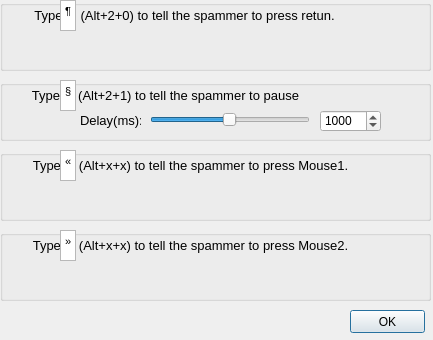
<?xml version="1.0" encoding="UTF-8"?>
<ui version="4.0">
 <class>Advanced</class>
 <widget class="QDialog" name="Advanced">
  <property name="geometry">
   <rect>
    <x>0</x>
    <y>0</y>
    <width>433</width>
    <height>340</height>
   </rect>
  </property>
  <property name="minimumSize">
   <size>
    <width>433</width>
    <height>340</height>
   </size>
  </property>
  <property name="maximumSize">
   <size>
    <width>433</width>
    <height>340</height>
   </size>
  </property>
  <property name="baseSize">
   <size>
    <width>433</width>
    <height>340</height>
   </size>
  </property>
  <property name="windowTitle">
   <string>Advanced</string>
  </property>
  <widget class="QPushButton" name="pushButton">
   <property name="geometry">
    <rect>
     <x>350</x>
     <y>310</y>
     <width>75</width>
     <height>23</height>
    </rect>
   </property>
   <property name="text">
    <string>OK</string>
   </property>
  </widget>
  <widget class="QLabel" name="label">
   <property name="geometry">
    <rect>
     <x>-100</x>
     <y>40</y>
     <width>531</width>
     <height>111</height>
    </rect>
   </property>
   <property name="text">
    <string>&lt;!DOCTYPE HTML PUBLIC &quot;-//W3C//DTD HTML 4.0//EN&quot; &quot;http://www.w3.org/TR/REC-html40/strict.dtd&quot;&gt;
&lt;html&gt;&lt;head&gt;&lt;meta name=&quot;qrichtext&quot; content=&quot;1&quot; /&gt;&lt;style type=&quot;text/css&quot;&gt;
p, li { white-space: pre-wrap; }
&lt;/style&gt;&lt;/head&gt;&lt;body style=&quot; font-family:'MS Shell Dlg 2'; font-size:8.25pt; font-weight:400; font-style:normal;&quot;&gt;
&lt;p align=&quot;center&quot; style=&quot; margin-top:0px; margin-bottom:0px; margin-left:0px; margin-right:0px; -qt-block-indent:0; text-indent:0px;&quot;&gt;&lt;span style=&quot; font-size:10pt;&quot;&gt;Type     (Alt+2+1) to tell the spammer to pause&lt;/span&gt;&lt;/p&gt;&lt;/body&gt;&lt;/html&gt;</string>
   </property>
  </widget>
  <widget class="QSlider" name="horizontalSlider">
   <property name="geometry">
    <rect>
     <x>150</x>
     <y>110</y>
     <width>160</width>
     <height>19</height>
    </rect>
   </property>
   <property name="minimum">
    <number>1</number>
   </property>
   <property name="maximum">
    <number>2000</number>
   </property>
   <property name="value">
    <number>1000</number>
   </property>
   <property name="orientation">
    <enum>Qt::Horizontal</enum>
   </property>
  </widget>
  <widget class="QLabel" name="label_2">
   <property name="geometry">
    <rect>
     <x>80</x>
     <y>110</y>
     <width>61</width>
     <height>21</height>
    </rect>
   </property>
   <property name="text">
    <string>&lt;!DOCTYPE HTML PUBLIC &quot;-//W3C//DTD HTML 4.0//EN&quot; &quot;http://www.w3.org/TR/REC-html40/strict.dtd&quot;&gt;
&lt;html&gt;&lt;head&gt;&lt;meta name=&quot;qrichtext&quot; content=&quot;1&quot; /&gt;&lt;style type=&quot;text/css&quot;&gt;
p, li { white-space: pre-wrap; }
&lt;/style&gt;&lt;/head&gt;&lt;body style=&quot; font-family:'MS Shell Dlg 2'; font-size:8.25pt; font-weight:400; font-style:normal;&quot;&gt;
&lt;p style=&quot; margin-top:0px; margin-bottom:0px; margin-left:0px; margin-right:0px; -qt-block-indent:0; text-indent:0px;&quot;&gt;&lt;span style=&quot; font-size:10pt;&quot;&gt;Delay(ms):&lt;/span&gt;&lt;/p&gt;&lt;/body&gt;&lt;/html&gt;</string>
   </property>
  </widget>
  <widget class="QSpinBox" name="spinBox">
   <property name="geometry">
    <rect>
     <x>320</x>
     <y>110</y>
     <width>61</width>
     <height>22</height>
    </rect>
   </property>
   <property name="minimum">
    <number>1</number>
   </property>
   <property name="maximum">
    <number>2000</number>
   </property>
   <property name="value">
    <number>1000</number>
   </property>
  </widget>
  <widget class="QLabel" name="label_3">
   <property name="geometry">
    <rect>
     <x>-81</x>
     <y>-40</y>
     <width>531</width>
     <height>111</height>
    </rect>
   </property>
   <property name="cursor">
    <cursorShape>ArrowCursor</cursorShape>
   </property>
   <property name="text">
    <string>&lt;!DOCTYPE HTML PUBLIC &quot;-//W3C//DTD HTML 4.0//EN&quot; &quot;http://www.w3.org/TR/REC-html40/strict.dtd&quot;&gt;
&lt;html&gt;&lt;head&gt;&lt;meta name=&quot;qrichtext&quot; content=&quot;1&quot; /&gt;&lt;style type=&quot;text/css&quot;&gt;
p, li { white-space: pre-wrap; }
&lt;/style&gt;&lt;/head&gt;&lt;body style=&quot; font-family:'MS Shell Dlg 2'; font-size:8.25pt; font-weight:400; font-style:normal;&quot;&gt;
&lt;p align=&quot;center&quot; style=&quot; margin-top:0px; margin-bottom:0px; margin-left:0px; margin-right:0px; -qt-block-indent:0; text-indent:0px;&quot;&gt;&lt;span style=&quot; font-size:10pt;&quot;&gt;Type     (Alt+2+0) to tell the spammer to press retun.&lt;/span&gt;&lt;/p&gt;&lt;/body&gt;&lt;/html&gt;</string>
   </property>
  </widget>
  <widget class="QGroupBox" name="groupBox">
   <property name="geometry">
    <rect>
     <x>0</x>
     <y>80</y>
     <width>431</width>
     <height>61</height>
    </rect>
   </property>
   <property name="title">
    <string/>
   </property>
  </widget>
  <widget class="QGroupBox" name="groupBox_2">
   <property name="geometry">
    <rect>
     <x>0</x>
     <y>0</y>
     <width>431</width>
     <height>71</height>
    </rect>
   </property>
   <property name="title">
    <string/>
   </property>
   <widget class="QTextBrowser" name="textBrowser">
    <property name="geometry">
     <rect>
      <x>60</x>
      <y>0</y>
      <width>16</width>
      <height>31</height>
     </rect>
    </property>
    <property name="html">
     <string>&lt;!DOCTYPE HTML PUBLIC &quot;-//W3C//DTD HTML 4.0//EN&quot; &quot;http://www.w3.org/TR/REC-html40/strict.dtd&quot;&gt;
&lt;html&gt;&lt;head&gt;&lt;meta name=&quot;qrichtext&quot; content=&quot;1&quot; /&gt;&lt;style type=&quot;text/css&quot;&gt;
p, li { white-space: pre-wrap; }
&lt;/style&gt;&lt;/head&gt;&lt;body style=&quot; font-family:'MS Shell Dlg 2'; font-size:8.25pt; font-weight:400; font-style:normal;&quot;&gt;
&lt;p align=&quot;center&quot; style=&quot; margin-top:0px; margin-bottom:0px; margin-left:0px; margin-right:0px; -qt-block-indent:0; text-indent:0px;&quot;&gt;&lt;span style=&quot; font-size:8pt;&quot;&gt;¶&lt;/span&gt;&lt;/p&gt;&lt;/body&gt;&lt;/html&gt;</string>
    </property>
   </widget>
  </widget>
  <widget class="QTextBrowser" name="textBrowser_2">
   <property name="geometry">
    <rect>
     <x>60</x>
     <y>80</y>
     <width>16</width>
     <height>31</height>
    </rect>
   </property>
   <property name="html">
    <string>&lt;!DOCTYPE HTML PUBLIC &quot;-//W3C//DTD HTML 4.0//EN&quot; &quot;http://www.w3.org/TR/REC-html40/strict.dtd&quot;&gt;
&lt;html&gt;&lt;head&gt;&lt;meta name=&quot;qrichtext&quot; content=&quot;1&quot; /&gt;&lt;style type=&quot;text/css&quot;&gt;
p, li { white-space: pre-wrap; }
&lt;/style&gt;&lt;/head&gt;&lt;body style=&quot; font-family:'MS Shell Dlg 2'; font-size:8.25pt; font-weight:400; font-style:normal;&quot;&gt;
&lt;p align=&quot;center&quot; style=&quot; margin-top:0px; margin-bottom:0px; margin-left:0px; margin-right:0px; -qt-block-indent:0; text-indent:0px;&quot;&gt;&lt;span style=&quot; font-size:8pt;&quot;&gt;§&lt;/span&gt;&lt;/p&gt;&lt;/body&gt;&lt;/html&gt;</string>
   </property>
  </widget>
  <widget class="QGroupBox" name="groupBox_3">
   <property name="geometry">
    <rect>
     <x>0</x>
     <y>150</y>
     <width>431</width>
     <height>71</height>
    </rect>
   </property>
   <property name="title">
    <string/>
   </property>
   <widget class="QTextBrowser" name="textBrowser_3">
    <property name="geometry">
     <rect>
      <x>60</x>
      <y>0</y>
      <width>16</width>
      <height>31</height>
     </rect>
    </property>
    <property name="html">
     <string>&lt;!DOCTYPE HTML PUBLIC &quot;-//W3C//DTD HTML 4.0//EN&quot; &quot;http://www.w3.org/TR/REC-html40/strict.dtd&quot;&gt;
&lt;html&gt;&lt;head&gt;&lt;meta name=&quot;qrichtext&quot; content=&quot;1&quot; /&gt;&lt;style type=&quot;text/css&quot;&gt;
p, li { white-space: pre-wrap; }
&lt;/style&gt;&lt;/head&gt;&lt;body style=&quot; font-family:'MS Shell Dlg 2'; font-size:8.25pt; font-weight:400; font-style:normal;&quot;&gt;
&lt;p align=&quot;center&quot; style=&quot; margin-top:0px; margin-bottom:0px; margin-left:0px; margin-right:0px; -qt-block-indent:0; text-indent:0px;&quot;&gt;&lt;span style=&quot; font-size:8pt;&quot;&gt;«&lt;/span&gt;&lt;/p&gt;&lt;/body&gt;&lt;/html&gt;</string>
    </property>
   </widget>
  </widget>
  <widget class="QGroupBox" name="groupBox_4">
   <property name="geometry">
    <rect>
     <x>0</x>
     <y>230</y>
     <width>431</width>
     <height>71</height>
    </rect>
   </property>
   <property name="title">
    <string/>
   </property>
   <widget class="QTextBrowser" name="textBrowser_4">
    <property name="geometry">
     <rect>
      <x>60</x>
      <y>0</y>
      <width>16</width>
      <height>31</height>
     </rect>
    </property>
    <property name="html">
     <string>&lt;!DOCTYPE HTML PUBLIC &quot;-//W3C//DTD HTML 4.0//EN&quot; &quot;http://www.w3.org/TR/REC-html40/strict.dtd&quot;&gt;
&lt;html&gt;&lt;head&gt;&lt;meta name=&quot;qrichtext&quot; content=&quot;1&quot; /&gt;&lt;style type=&quot;text/css&quot;&gt;
p, li { white-space: pre-wrap; }
&lt;/style&gt;&lt;/head&gt;&lt;body style=&quot; font-family:'MS Shell Dlg 2'; font-size:8.25pt; font-weight:400; font-style:normal;&quot;&gt;
&lt;p align=&quot;center&quot; style=&quot; margin-top:0px; margin-bottom:0px; margin-left:0px; margin-right:0px; -qt-block-indent:0; text-indent:0px;&quot;&gt;&lt;span style=&quot; font-size:8pt;&quot;&gt;»&lt;/span&gt;&lt;/p&gt;&lt;/body&gt;&lt;/html&gt;</string>
    </property>
   </widget>
  </widget>
  <widget class="QLabel" name="label_4">
   <property name="geometry">
    <rect>
     <x>-75</x>
     <y>110</y>
     <width>531</width>
     <height>111</height>
    </rect>
   </property>
   <property name="cursor">
    <cursorShape>ArrowCursor</cursorShape>
   </property>
   <property name="text">
    <string>&lt;!DOCTYPE HTML PUBLIC &quot;-//W3C//DTD HTML 4.0//EN&quot; &quot;http://www.w3.org/TR/REC-html40/strict.dtd&quot;&gt;
&lt;html&gt;&lt;head&gt;&lt;meta name=&quot;qrichtext&quot; content=&quot;1&quot; /&gt;&lt;style type=&quot;text/css&quot;&gt;
p, li { white-space: pre-wrap; }
&lt;/style&gt;&lt;/head&gt;&lt;body style=&quot; font-family:'MS Shell Dlg 2'; font-size:8.25pt; font-weight:400; font-style:normal;&quot;&gt;
&lt;p align=&quot;center&quot; style=&quot; margin-top:0px; margin-bottom:0px; margin-left:0px; margin-right:0px; -qt-block-indent:0; text-indent:0px;&quot;&gt;&lt;span style=&quot; font-size:10pt;&quot;&gt;Type     (Alt+x+x) to tell the spammer to press Mouse1.&lt;/span&gt;&lt;/p&gt;&lt;/body&gt;&lt;/html&gt;</string>
   </property>
  </widget>
  <widget class="QLabel" name="label_5">
   <property name="geometry">
    <rect>
     <x>-75</x>
     <y>190</y>
     <width>531</width>
     <height>111</height>
    </rect>
   </property>
   <property name="cursor">
    <cursorShape>ArrowCursor</cursorShape>
   </property>
   <property name="text">
    <string>&lt;!DOCTYPE HTML PUBLIC &quot;-//W3C//DTD HTML 4.0//EN&quot; &quot;http://www.w3.org/TR/REC-html40/strict.dtd&quot;&gt;
&lt;html&gt;&lt;head&gt;&lt;meta name=&quot;qrichtext&quot; content=&quot;1&quot; /&gt;&lt;style type=&quot;text/css&quot;&gt;
p, li { white-space: pre-wrap; }
&lt;/style&gt;&lt;/head&gt;&lt;body style=&quot; font-family:'MS Shell Dlg 2'; font-size:8.25pt; font-weight:400; font-style:normal;&quot;&gt;
&lt;p align=&quot;center&quot; style=&quot; margin-top:0px; margin-bottom:0px; margin-left:0px; margin-right:0px; -qt-block-indent:0; text-indent:0px;&quot;&gt;&lt;span style=&quot; font-size:10pt;&quot;&gt;Type     (Alt+x+x) to tell the spammer to press Mouse2.&lt;/span&gt;&lt;/p&gt;&lt;/body&gt;&lt;/html&gt;</string>
   </property>
  </widget>
  <zorder>label_4</zorder>
  <zorder>label_5</zorder>
  <zorder>groupBox</zorder>
  <zorder>pushButton</zorder>
  <zorder>label</zorder>
  <zorder>horizontalSlider</zorder>
  <zorder>label_2</zorder>
  <zorder>spinBox</zorder>
  <zorder>label_3</zorder>
  <zorder>groupBox_2</zorder>
  <zorder>textBrowser_2</zorder>
  <zorder>groupBox_3</zorder>
  <zorder>groupBox_4</zorder>
 </widget>
 <resources/>
 <connections>
  <connection>
   <sender>pushButton</sender>
   <signal>clicked()</signal>
   <receiver>Advanced</receiver>
   <slot>accept()</slot>
   <hints>
    <hint type="sourcelabel">
     <x>396</x>
     <y>160</y>
    </hint>
    <hint type="destinationlabel">
     <x>432</x>
     <y>184</y>
    </hint>
   </hints>
  </connection>
  <connection>
   <sender>horizontalSlider</sender>
   <signal>valueChanged(int)</signal>
   <receiver>spinBox</receiver>
   <slot>setValue(int)</slot>
   <hints>
    <hint type="sourcelabel">
     <x>229</x>
     <y>119</y>
    </hint>
    <hint type="destinationlabel">
     <x>350</x>
     <y>120</y>
    </hint>
   </hints>
  </connection>
  <connection>
   <sender>spinBox</sender>
   <signal>valueChanged(int)</signal>
   <receiver>horizontalSlider</receiver>
   <slot>setValue(int)</slot>
   <hints>
    <hint type="sourcelabel">
     <x>350</x>
     <y>120</y>
    </hint>
    <hint type="destinationlabel">
     <x>229</x>
     <y>119</y>
    </hint>
   </hints>
  </connection>
  <connection>
   <sender>horizontalSlider</sender>
   <signal>valueChanged(int)</signal>
   <receiver>Advanced</receiver>
   <slot>setAlt(int)</slot>
   <hints>
    <hint type="sourcelabel">
     <x>229</x>
     <y>119</y>
    </hint>
    <hint type="destinationlabel">
     <x>216</x>
     <y>92</y>
    </hint>
   </hints>
  </connection>
  <connection>
   <sender>Advanced</sender>
   <signal>setslider(int)</signal>
   <receiver>horizontalSlider</receiver>
   <slot>setValue(int)</slot>
   <hints>
    <hint type="sourcelabel">
     <x>164</x>
     <y>182</y>
    </hint>
    <hint type="destinationlabel">
     <x>189</x>
     <y>123</y>
    </hint>
   </hints>
  </connection>
  <connection>
   <sender>Advanced</sender>
   <signal>rejected()</signal>
   <receiver>Advanced</receiver>
   <slot>closeadvnaced()</slot>
   <hints>
    <hint type="sourcelabel">
     <x>252</x>
     <y>314</y>
    </hint>
    <hint type="destinationlabel">
     <x>288</x>
     <y>312</y>
    </hint>
   </hints>
  </connection>
 </connections>
 <slots>
  <signal>setslider(int)</signal>
  <slot>setAlt(int)</slot>
  <slot>closeadvnaced()</slot>
 </slots>
</ui>
